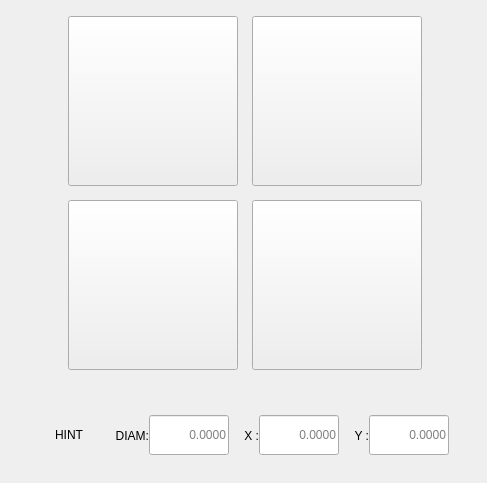
                  <widget class="QWidget" name="Page3">
                   <layout class="QHBoxLayout" name="horizontalLayout_138">
                    <item>
                     <widget class="QWidget" name="widget_42" native="true">
                      <property name="sizePolicy">
                       <sizepolicy hsizetype="Fixed" vsizetype="Fixed">
                        <horstretch>0</horstretch>
                        <verstretch>0</verstretch>
                       </sizepolicy>
                      </property>
                      <property name="minimumSize">
                       <size>
                        <width>465</width>
                        <height>461</height>
                       </size>
                      </property>
                      <property name="maximumSize">
                       <size>
                        <width>465</width>
                        <height>461</height>
                       </size>
                      </property>
                      <widget class="QWidget" name="gridWidget_8" native="true">
                       <property name="geometry">
                        <rect>
                         <x>53</x>
                         <y>1</y>
                         <width>364</width>
                         <height>364</height>
                        </rect>
                       </property>
                       <layout class="QGridLayout" name="gridLayout_10">
                        <property name="spacing">
                         <number>10</number>
                        </property>
                        <item row="0" column="0">
                         <widget class="SubCallButton" name="probe_round_boss">
                          <property name="minimumSize">
                           <size>
                            <width>170</width>
                            <height>170</height>
                           </size>
                          </property>
                          <property name="maximumSize">
                           <size>
                            <width>170</width>
                            <height>170</height>
                           </size>
                          </property>
                          <property name="focusPolicy">
                           <enum>Qt::FocusPolicy::NoFocus</enum>
                          </property>
                          <property name="text">
                           <string/>
                          </property>
                          <property name="icon">
                           <iconset resource="../resources.qrc">
                            <normaloff>:/images/boss_round.png</normaloff>:/images/boss_round.png</iconset>
                          </property>
                          <property name="iconSize">
                           <size>
                            <width>170</width>
                            <height>170</height>
                           </size>
                          </property>
                          <property name="filename" stdset="0">
                           <string>probe_round_boss.ngc</string>
                          </property>
                         </widget>
                        </item>
                        <item row="0" column="1">
                         <widget class="SubCallButton" name="probe_round_pocket">
                          <property name="minimumSize">
                           <size>
                            <width>170</width>
                            <height>170</height>
                           </size>
                          </property>
                          <property name="maximumSize">
                           <size>
                            <width>170</width>
                            <height>170</height>
                           </size>
                          </property>
                          <property name="focusPolicy">
                           <enum>Qt::FocusPolicy::NoFocus</enum>
                          </property>
                          <property name="text">
                           <string/>
                          </property>
                          <property name="icon">
                           <iconset resource="../resources.qrc">
                            <normaloff>:/images/round_pocket.png</normaloff>:/images/round_pocket.png</iconset>
                          </property>
                          <property name="iconSize">
                           <size>
                            <width>145</width>
                            <height>145</height>
                           </size>
                          </property>
                          <property name="filename" stdset="0">
                           <string>probe_round_pocket.ngc</string>
                          </property>
                         </widget>
                        </item>
                        <item row="1" column="0">
                         <widget class="SubCallButton" name="probe_rect_boss">
                          <property name="minimumSize">
                           <size>
                            <width>170</width>
                            <height>170</height>
                           </size>
                          </property>
                          <property name="maximumSize">
                           <size>
                            <width>170</width>
                            <height>170</height>
                           </size>
                          </property>
                          <property name="focusPolicy">
                           <enum>Qt::FocusPolicy::NoFocus</enum>
                          </property>
                          <property name="text">
                           <string/>
                          </property>
                          <property name="icon">
                           <iconset resource="../resources.qrc">
                            <normaloff>:/images/rect_boss.png</normaloff>:/images/rect_boss.png</iconset>
                          </property>
                          <property name="iconSize">
                           <size>
                            <width>170</width>
                            <height>170</height>
                           </size>
                          </property>
                          <property name="filename" stdset="0">
                           <string>probe_rect_boss.ngc</string>
                          </property>
                         </widget>
                        </item>
                        <item row="1" column="1">
                         <widget class="SubCallButton" name="probe_rect_pocket">
                          <property name="minimumSize">
                           <size>
                            <width>170</width>
                            <height>170</height>
                           </size>
                          </property>
                          <property name="maximumSize">
                           <size>
                            <width>170</width>
                            <height>170</height>
                           </size>
                          </property>
                          <property name="focusPolicy">
                           <enum>Qt::FocusPolicy::NoFocus</enum>
                          </property>
                          <property name="text">
                           <string/>
                          </property>
                          <property name="icon">
                           <iconset resource="../resources.qrc">
                            <normaloff>:/images/rect_pocket.png</normaloff>:/images/rect_pocket.png</iconset>
                          </property>
                          <property name="iconSize">
                           <size>
                            <width>145</width>
                            <height>145</height>
                           </size>
                          </property>
                          <property name="filename" stdset="0">
                           <string>probe_rect_pocket.ngc</string>
                          </property>
                         </widget>
                        </item>
                       </layout>
                      </widget>
                      <widget class="QFrame" name="frame_8">
                       <property name="geometry">
                        <rect>
                         <x>3</x>
                         <y>392</y>
                         <width>460</width>
                         <height>65</height>
                        </rect>
                       </property>
                       <property name="sizePolicy">
                        <sizepolicy hsizetype="Fixed" vsizetype="Fixed">
                         <horstretch>0</horstretch>
                         <verstretch>0</verstretch>
                        </sizepolicy>
                       </property>
                       <property name="minimumSize">
                        <size>
                         <width>460</width>
                         <height>65</height>
                        </size>
                       </property>
                       <property name="maximumSize">
                        <size>
                         <width>460</width>
                         <height>65</height>
                        </size>
                       </property>
                       <layout class="QHBoxLayout" name="horizontalLayout_49">
                        <item>
                         <layout class="QHBoxLayout" name="horizontalLayout_20">
                          <property name="spacing">
                           <number>0</number>
                          </property>
                          <item>
                           <widget class="QLabel" name="hint_label">
                            <property name="minimumSize">
                             <size>
                              <width>60</width>
                              <height>40</height>
                             </size>
                            </property>
                            <property name="maximumSize">
                             <size>
                              <width>60</width>
                              <height>40</height>
                             </size>
                            </property>
                            <property name="text">
                             <string>HINT</string>
                            </property>
                            <property name="alignment">
                             <set>Qt::AlignmentFlag::AlignCenter</set>
                            </property>
                           </widget>
                          </item>
                          <item>
                           <widget class="QLabel" name="label_70">
                            <property name="minimumSize">
                             <size>
                              <width>50</width>
                              <height>0</height>
                             </size>
                            </property>
                            <property name="maximumSize">
                             <size>
                              <width>50</width>
                              <height>16777215</height>
                             </size>
                            </property>
                            <property name="text">
                             <string>DIAM:</string>
                            </property>
                            <property name="alignment">
                             <set>Qt::AlignmentFlag::AlignRight|Qt::AlignmentFlag::AlignTrailing|Qt::AlignmentFlag::AlignVCenter</set>
                            </property>
                            <property name="indent">
                             <number>0</number>
                            </property>
                           </widget>
                          </item>
                          <item>
                           <widget class="VCPLineEdit" name="diameter_hint">
                            <property name="sizePolicy">
                             <sizepolicy hsizetype="Expanding" vsizetype="Fixed">
                              <horstretch>0</horstretch>
                              <verstretch>0</verstretch>
                             </sizepolicy>
                            </property>
                            <property name="minimumSize">
                             <size>
                              <width>80</width>
                              <height>40</height>
                             </size>
                            </property>
                            <property name="maximumSize">
                             <size>
                              <width>80</width>
                              <height>40</height>
                             </size>
                            </property>
                            <property name="focusPolicy">
                             <enum>Qt::FocusPolicy::ClickFocus</enum>
                            </property>
                            <property name="alignment">
                             <set>Qt::AlignmentFlag::AlignRight|Qt::AlignmentFlag::AlignTrailing|Qt::AlignmentFlag::AlignVCenter</set>
                            </property>
                            <property name="placeholderText">
                             <string>0.0000</string>
                            </property>
                           </widget>
                          </item>
                          <item>
                           <widget class="QLabel" name="label_71">
                            <property name="minimumSize">
                             <size>
                              <width>30</width>
                              <height>0</height>
                             </size>
                            </property>
                            <property name="maximumSize">
                             <size>
                              <width>30</width>
                              <height>16777215</height>
                             </size>
                            </property>
                            <property name="text">
                             <string>X :</string>
                            </property>
                            <property name="alignment">
                             <set>Qt::AlignmentFlag::AlignRight|Qt::AlignmentFlag::AlignTrailing|Qt::AlignmentFlag::AlignVCenter</set>
                            </property>
                            <property name="indent">
                             <number>0</number>
                            </property>
                           </widget>
                          </item>
                          <item>
                           <widget class="VCPLineEdit" name="x_hint_0">
                            <property name="sizePolicy">
                             <sizepolicy hsizetype="Expanding" vsizetype="Fixed">
                              <horstretch>0</horstretch>
                              <verstretch>0</verstretch>
                             </sizepolicy>
                            </property>
                            <property name="minimumSize">
                             <size>
                              <width>80</width>
                              <height>40</height>
                             </size>
                            </property>
                            <property name="maximumSize">
                             <size>
                              <width>80</width>
                              <height>40</height>
                             </size>
                            </property>
                            <property name="focusPolicy">
                             <enum>Qt::FocusPolicy::ClickFocus</enum>
                            </property>
                            <property name="alignment">
                             <set>Qt::AlignmentFlag::AlignRight|Qt::AlignmentFlag::AlignTrailing|Qt::AlignmentFlag::AlignVCenter</set>
                            </property>
                            <property name="placeholderText">
                             <string>0.0000</string>
                            </property>
                           </widget>
                          </item>
                          <item>
                           <widget class="QLabel" name="label_72">
                            <property name="minimumSize">
                             <size>
                              <width>30</width>
                              <height>0</height>
                             </size>
                            </property>
                            <property name="maximumSize">
                             <size>
                              <width>30</width>
                              <height>16777215</height>
                             </size>
                            </property>
                            <property name="text">
                             <string>Y :</string>
                            </property>
                            <property name="alignment">
                             <set>Qt::AlignmentFlag::AlignRight|Qt::AlignmentFlag::AlignTrailing|Qt::AlignmentFlag::AlignVCenter</set>
                            </property>
                            <property name="indent">
                             <number>0</number>
                            </property>
                           </widget>
                          </item>
                          <item>
                           <widget class="VCPLineEdit" name="y_hint_0">
                            <property name="sizePolicy">
                             <sizepolicy hsizetype="Expanding" vsizetype="Fixed">
                              <horstretch>0</horstretch>
                              <verstretch>0</verstretch>
                             </sizepolicy>
                            </property>
                            <property name="minimumSize">
                             <size>
                              <width>80</width>
                              <height>40</height>
                             </size>
                            </property>
                            <property name="maximumSize">
                             <size>
                              <width>80</width>
                              <height>40</height>
                             </size>
                            </property>
                            <property name="focusPolicy">
                             <enum>Qt::FocusPolicy::ClickFocus</enum>
                            </property>
                            <property name="alignment">
                             <set>Qt::AlignmentFlag::AlignRight|Qt::AlignmentFlag::AlignTrailing|Qt::AlignmentFlag::AlignVCenter</set>
                            </property>
                            <property name="placeholderText">
                             <string>0.0000</string>
                            </property>
                           </widget>
                          </item>
                         </layout>
                        </item>
                       </layout>
                      </widget>
                     </widget>
                    </item>
                   </layout>
                  </widget>
